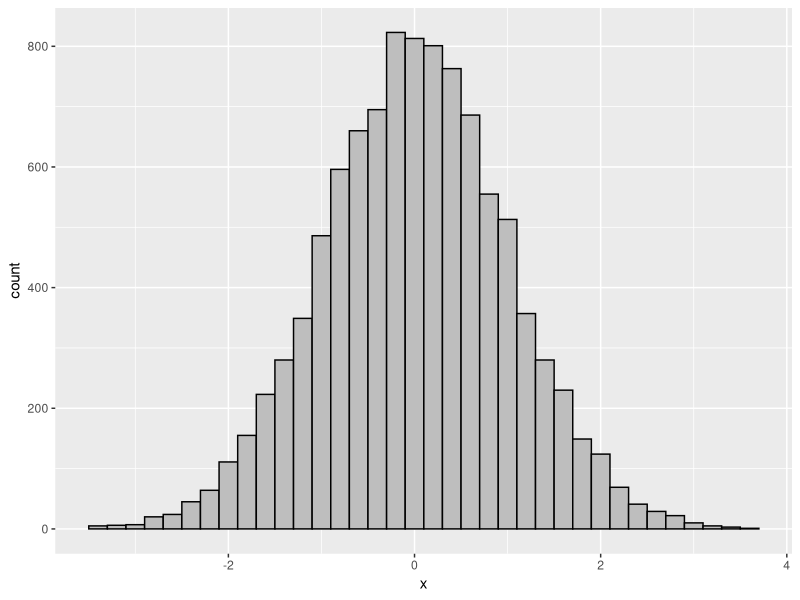
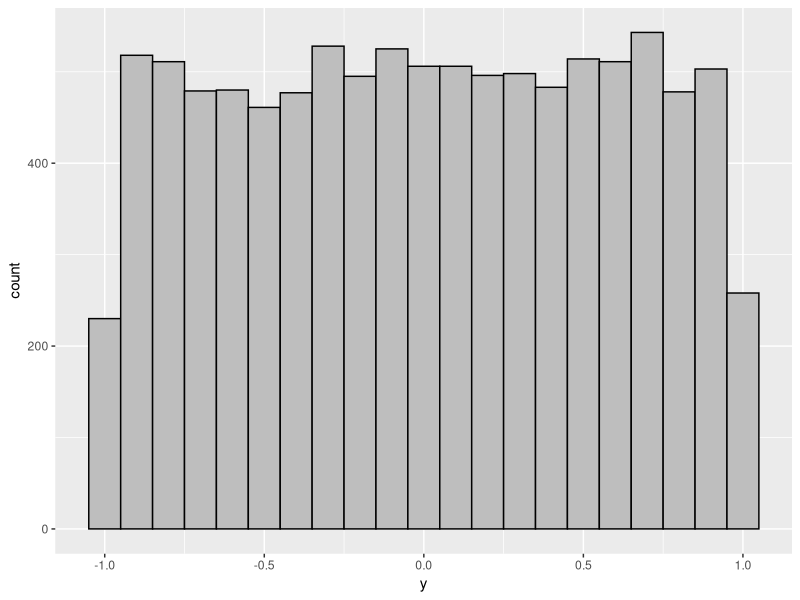

Source code (R) for these figures, in order:
library(ggplot2)
# Generate a vector of n draws from a standard normal rv
n <- 10000
mu <- 0
sigma <- 1
x <- rnorm (n , mu , sigma)

ggplot() + aes(x)+ geom_histogram(binwidth=.2, colour="black", fill="gray")



# Generate a vector of n draws from a uniform(-1, 1) rv
n <- 10000
min_y <- -1
max_y <- 1
y <- runif (n , min_y , max_y)

# Plot a histogram of the draws using ggplot2

ggplot() + aes(y)+ geom_histogram(binwidth=.1, colour="black", fill="gray")